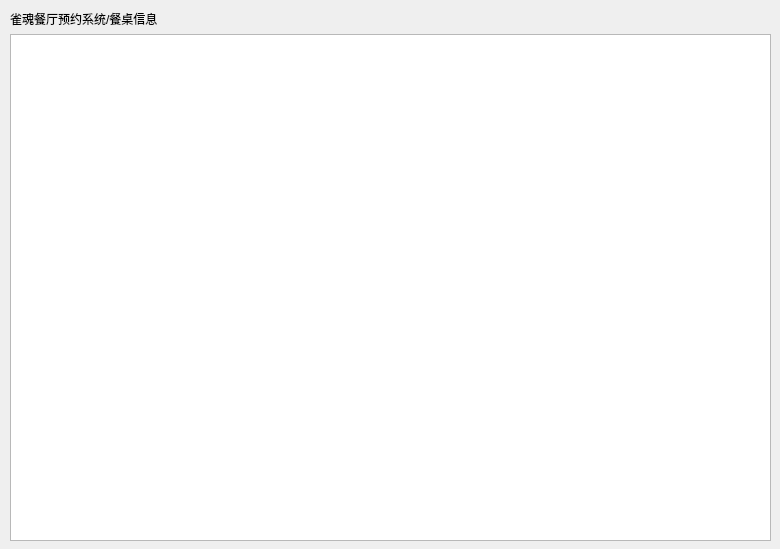
<?xml version="1.0" encoding="UTF-8"?>
<ui version="4.0">
 <class>User_TableInfo</class>
 <widget class="QWidget" name="User_TableInfo">
  <property name="geometry">
   <rect>
    <x>0</x>
    <y>0</y>
    <width>780</width>
    <height>549</height>
   </rect>
  </property>
  <property name="windowTitle">
   <string>User_TableInfo</string>
  </property>
  <widget class="QWidget" name="layoutWidget">
   <property name="geometry">
    <rect>
     <x>10</x>
     <y>10</y>
     <width>761</width>
     <height>531</height>
    </rect>
   </property>
   <layout class="QGridLayout" name="gridLayout_2">
    <item row="1" column="0">
     <widget class="QTableView" name="tableView"/>
    </item>
    <item row="0" column="0">
     <widget class="QLabel" name="label_2">
      <property name="text">
       <string>雀魂餐厅预约系统/餐桌信息</string>
      </property>
     </widget>
    </item>
   </layout>
  </widget>
 </widget>
 <resources/>
 <connections/>
</ui>
